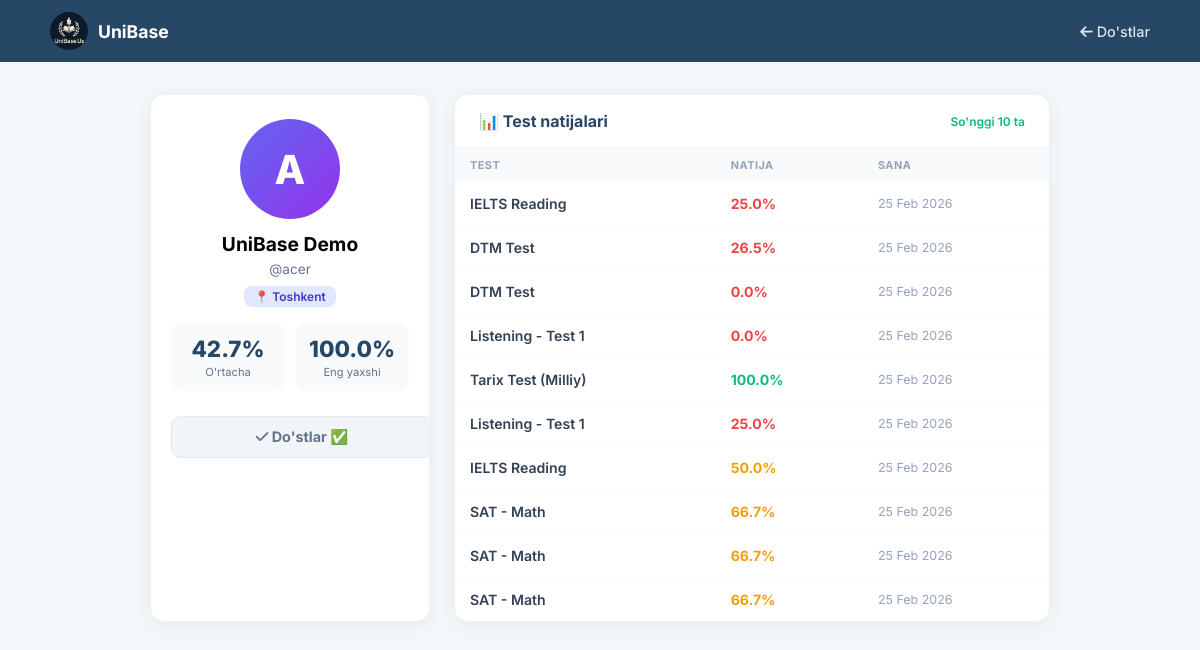
The app's page /user/acer/ (signed in), older data.
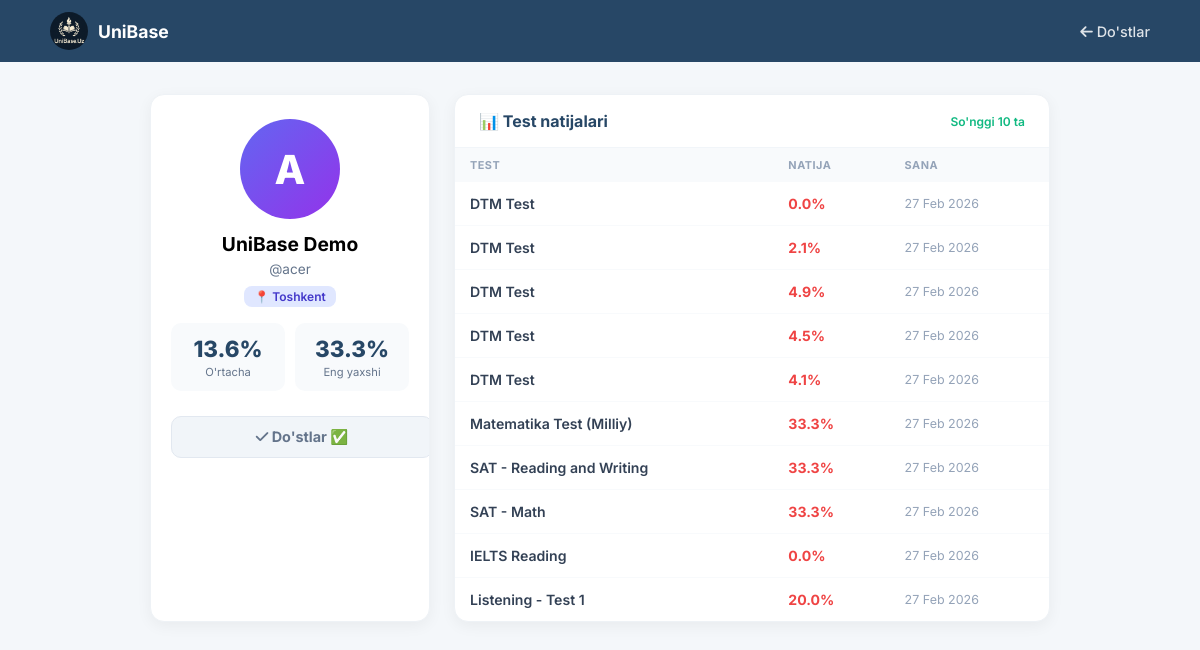
The same page, newer data.
### app/models.py (models this page shows, shortened)
class UserTestResult(models.Model):
    user       = models.ForeignKey(User, on_delete=models.CASCADE)
    test_name  = models.CharField(max_length=255)
    score      = models.FloatField()
    date_taken = models.DateTimeField(auto_now_add=True)

### app/views.py (the view)
# urls.py: path('user/<str:username>/', friend_profile, name='friend_profile'),
@login_required
def friend_profile(request, username):
    friend = get_object_or_404(User, username=username)
    if friend == request.user:
        return redirect('profile')
    is_friend = Friendship.objects.filter(
        Q(from_user=request.user, to_user=friend) |
        Q(from_user=friend, to_user=request.user),
        accepted=True
    ).exists()
    pending_sent = Friendship.objects.filter(
        from_user=request.user, to_user=friend, accepted=False
    ).exists()
    pending_received = Friendship.objects.filter(
        from_user=friend, to_user=request.user, accepted=False
    ).exists()
    friend_results = []
    friend_avg = 0
    friend_best = 0
    if is_friend:
        friend_results = UserTestResult.objects.filter(user=friend).order_by('-date_taken')[:10]
        agg = friend_results.aggregate(avg=Avg('score'), best=Max('score'))
        friend_avg = round(agg['avg'] or 0, 1)
        friend_best = agg['best'] or 0
    return render(request, 'friend_profile.html', {
        'friend': friend,
        'friend_profile': getattr(friend, 'profile', None),
        'is_friend': is_friend,
        'pending_sent': pending_sent,
        'pending_received': pending_received,
        'friend_results': friend_results,
        'friend_avg': friend_avg,
        'friend_best': friend_best,
    })

### app/templates/friend_profile.html (shortened to what this page needs)
<!DOCTYPE html>
<html lang="en">
{% load static %}
<head>
    <link rel="stylesheet" href="https://cdnjs.cloudflare.com/ajax/libs/font-awesome/6.4.0/css/all.min.css">
</head>
<body>
<header>
    <div class="header-container">
        <a href="{% url 'home' %}" class="logo">
            <img src="/media/media/logo.jpg" alt="Logo">
            <span>UniBase</span>
        </a>
        <a href="{% url 'my_friends' %}" class="back-btn"><i class="fa-solid fa-arrow-left"></i> Do'stlar</a>
    </div>
</header>
<div class="container">
    <div class="card left-card">
        <div class="avatar-big">{{ friend.username|slice:":1"|upper }}</div>
        <div class="friend-name">{{ friend.get_full_name|default:friend.username }}</div>
        <div style="color: #64748b; font-size: 0.85rem; margin-bottom: 0.5rem;">@{{ friend.username }}</div>
        {% if friend_profile.viloyat %}
        <div class="viloyat-tag">📍 {{ friend_profile.viloyat }}</div>
        {% endif %}
        {% if is_friend %}
        <div class="stat-mini">
            <div class="stat-mini-item">
                <div class="val">{{ friend_avg }}%</div>
                <div class="lbl">O'rtacha</div>
            </div>
            <div class="stat-mini-item">
                <div class="val">{{ friend_best }}%</div>
                <div class="lbl">Eng yaxshi</div>
            </div>
        </div>
        {% endif %}
        <div class="action-area">
            {% if is_friend %}
                <div class="btn-add btn-gray"><i class="fa-solid fa-check"></i> Do'stlar ✅</div>
            {% elif pending_received %}
                <a href="{% url 'accept_friend' friend.username %}" class="btn-add btn-accept">✅ Qabul qilish</a>
                <a href="{% url 'reject_friend' friend.username %}" class="btn-add btn-reject">❌ Rad etish</a>
            {% elif pending_sent %}
                <div class="btn-add btn-pending">⏳ So'rov yuborilgan</div>
            {% else %}
                <a href="{% url 'add_friend' friend.username %}" class="btn-add btn-green"><i class="fa-solid fa-user-plus"></i> Do'st qo'shish</a>
            {% endif %}
        </div>
    </div>
    <div class="card">
        <div class="results-header">
            <h3>📊 Test natijalari</h3>
            {% if is_friend %}
            <span style="font-size: 0.75rem; color: #10b981; font-weight: 600;">So'nggi 10 ta</span>
            {% endif %}
        </div>
        {% if is_friend %}
            {% if friend_results %}
            <table>
                <thead>
                    <tr>
                        <th>Test</th>
                        <th>Natija</th>
                        <th>Sana</th>
                    </tr>
                </thead>
                <tbody>
                    {% for r in friend_results %}
                    <tr>
                        <td style="font-weight: 600;">{{ r.test_name }}</td>
                        <td>
                            <span class="{% if r.score >= 80 %}score-green{% elif r.score >= 50 %}score-yellow{% else %}score-red{% endif %}">
                                {{ r.score }}%
                            </span>
                        </td>
                        <td style="color: #94a3b8; font-size: 0.78rem;">{{ r.date_taken|date:"d M Y" }}</td>
                    </tr>
                    {% endfor %}
                </tbody>
            </table>
            {% else %}
            <div class="locked-box">
                <div class="lock-icon">📭</div>
                <h3>Hali natijalar yo'q</h3>
                <p>{{ friend.username }} hali hech qanday test yechmagan.</p>
            </div>
            {% endif %}
        {% endif %}
    </div>
</div>
</body>
</html>

Row changes from the older to the newer data that the page shows:
no longer on this page (row unchanged): UserTestResult: test_name "IELTS Reading", score "25.0", date_taken "25 Feb 2026"
no longer on this page (row unchanged): UserTestResult: test_name "DTM Test", score "26.5", date_taken "25 Feb 2026"
no longer on this page (row unchanged): UserTestResult: test_name "DTM Test", score "0.0", date_taken "25 Feb 2026"
no longer on this page (row unchanged): UserTestResult: test_name "Listening - Test 1", score "0.0", date_taken "25 Feb 2026"
no longer on this page (row unchanged): UserTestResult: test_name "Tarix Test (Milliy)", score "100.0", date_taken "25 Feb 2026"
no longer on this page (row unchanged): UserTestResult: test_name "Listening - Test 1", score "25.0", date_taken "25 Feb 2026"
no longer on this page (row unchanged): UserTestResult: test_name "IELTS Reading", score "50.0", date_taken "25 Feb 2026"
no longer on this page (row unchanged): UserTestResult: test_name "SAT - Math", score "66.7", date_taken "25 Feb 2026"
no longer on this page (row unchanged): UserTestResult: test_name "SAT - Math", score "66.7", date_taken "25 Feb 2026"
no longer on this page (row unchanged): UserTestResult: test_name "SAT - Math", score "66.7", date_taken "25 Feb 2026"
added UserTestResult: test_name "DTM Test", score "0.0", date_taken "27 Feb 2026"
added UserTestResult: test_name "DTM Test", score "2.1", date_taken "27 Feb 2026"
added UserTestResult: test_name "DTM Test", score "4.9", date_taken "27 Feb 2026"
added UserTestResult: test_name "DTM Test", score "4.5", date_taken "27 Feb 2026"
added UserTestResult: test_name "DTM Test", score "4.1", date_taken "27 Feb 2026"
added UserTestResult: test_name "Matematika Test (Milliy)", score "33.3", date_taken "27 Feb 2026"
added UserTestResult: test_name "SAT - Reading and Writing", score "33.3", date_taken "27 Feb 2026"
added UserTestResult: test_name "SAT - Math", score "33.3", date_taken "27 Feb 2026"
added UserTestResult: test_name "IELTS Reading", score "0.0", date_taken "27 Feb 2026"
added UserTestResult: test_name "Listening - Test 1", score "20.0", date_taken "27 Feb 2026"
Text that changed along with them:
{{ friend_avg }}: "42.7" → "13.6"
{{ friend_best }}: "100.0" → "33.3"
